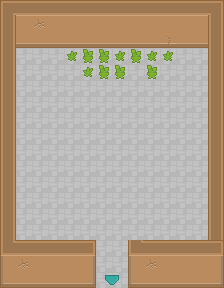

Rendered tile map (Tiled .tmx) drawn with the repository's tilesets; below, a short description and the map source with its tile grids summarised:
An orthogonal 14x18 tile map with 16x16 px tiles, 6 tile layers (Ground Terrain, Ground Overlay, Deco0, Deco1, ...), 6 hidden layers not drawn.

<map version="1.4" tiledversion="1.4.3" orientation="orthogonal" renderorder="right-down" width="14" height="18" tilewidth="16" tileheight="16" infinite="0" backgroundcolor="#000000" nextlayerid="13" nextobjectid="1">
 <editorsettings>
  <export target="Lilypad Temple Room 0.json" format="json" />
 </editorsettings>
 <tileset firstgid="1" source="roguelikeSheet.tsx" />
 <layer id="1" name="Ground Terrain" width="14" height="18">
  <data>[252 cells, 174 non-empty, 1 distinct tile ids]</data>
 </layer>
 <layer id="2" name="Ground Overlay" width="14" height="18">
  <data>[252 cells, 0 non-empty, 0 distinct tile ids]</data>
 </layer>
 <layer id="3" name="Deco0" width="14" height="18">
  <data>[252 cells, 37 non-empty, 8 distinct tile ids]</data>
 </layer>
 <layer id="4" name="Deco1" width="14" height="18">
  <data>[252 cells, 0 non-empty, 0 distinct tile ids]</data>
 </layer>
 <layer id="5" name="Above0" width="14" height="18">
  <data>[252 cells, 78 non-empty, 13 distinct tile ids]</data>
 </layer>
 <layer id="6" name="Above1" width="14" height="18">
  <data>[252 cells, 0 non-empty, 0 distinct tile ids]</data>
 </layer>
 <layer id="7" name="Collision" width="14" height="18" visible="0">
  <data>[252 cells, 50 non-empty, 1 distinct tile ids]</data>
 </layer>
 <layer id="8" name="Lightning Lizard Boss:collision:" width="14" height="18" visible="0">
  <data>[252 cells, 2 non-empty, 1 distinct tile ids]</data>
 </layer>
 <layer id="9" name="Lightning Lizard Boss:spawner:" width="14" height="18" visible="0">
  <data>[252 cells, 1 non-empty, 1 distinct tile ids]</data>
 </layer>
 <layer id="10" name="Lightning Lizard Boss:spawner2:" width="14" height="18" visible="0">
  <data>[252 cells, 6 non-empty, 1 distinct tile ids]</data>
 </layer>
 <layer id="11" name="Lightning Lizard Boss:activator:" width="14" height="18" visible="0">
  <data>[252 cells, 8 non-empty, 1 distinct tile ids]</data>
 </layer>
 <layer id="12" name="Lilypad Pathway Part 1:1216:1504:down:" width="14" height="18" visible="0">
  <data>[252 cells, 2 non-empty, 2 distinct tile ids]</data>
 </layer>
</map>
